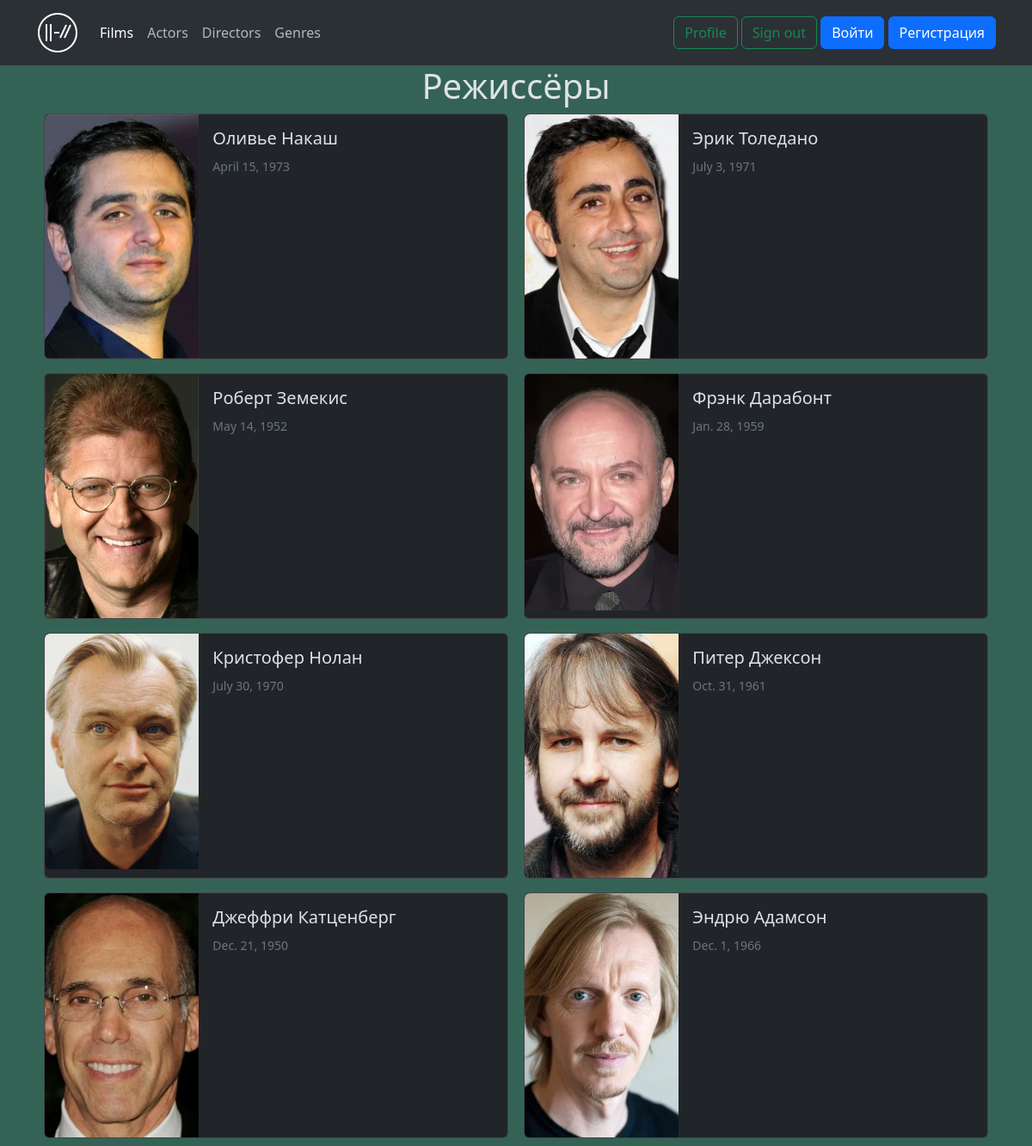
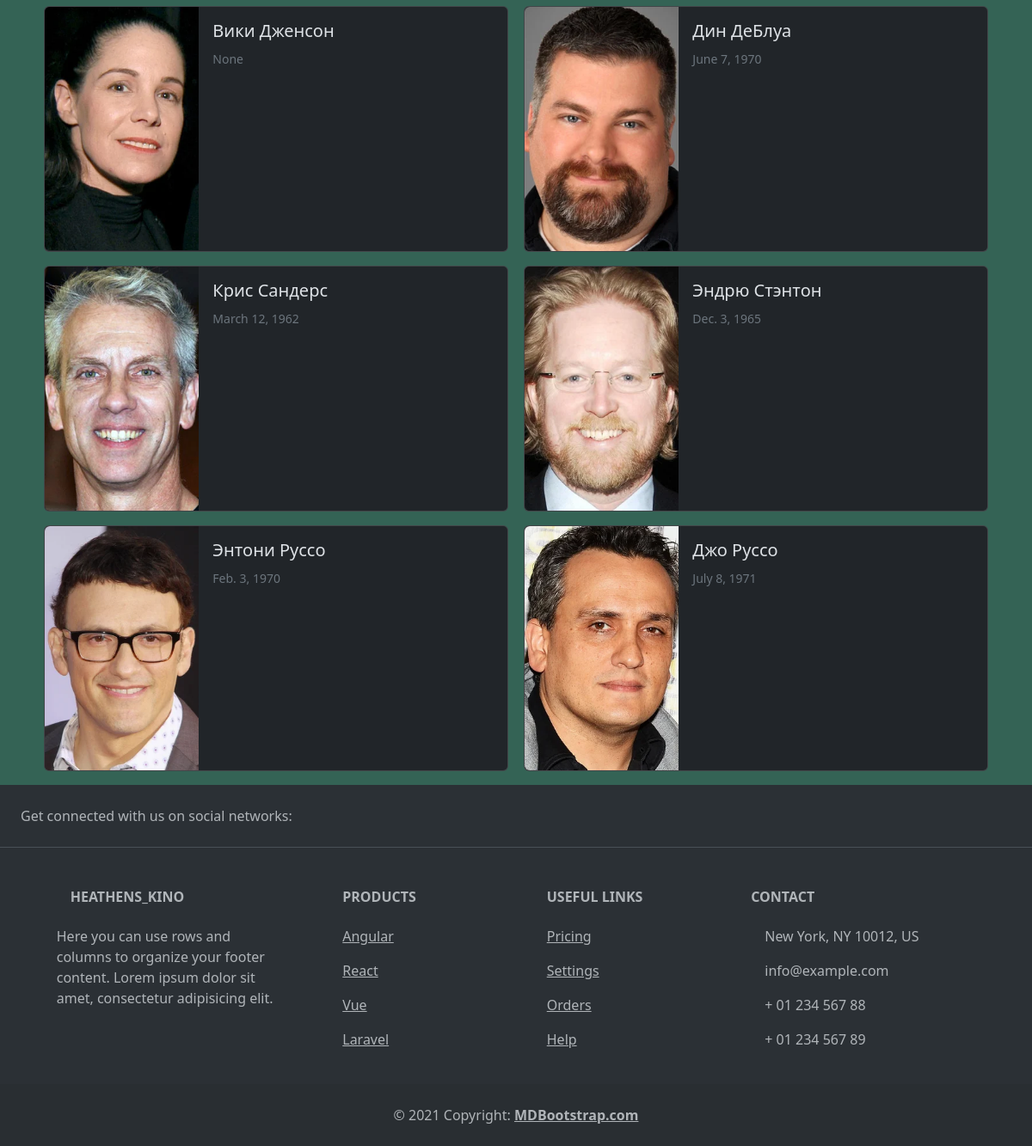
Page /director_list/ on the committed database (2 pictures, top to bottom).
### kinopoisk/models.py (models this page shows, shortened)
class MoviePerson(models.Model):
    class RoleType(models.TextChoices):
        ACTOR = 'actor', 'Actor'
        DIRECTOR = 'director', 'Director'
    name = models.CharField(max_length=255)
    birth_date = models.DateField(blank=True, null=True)
    photo = models.ImageField(
        upload_to="kinopoisk/images/person/photos/",
        blank=True, null=True)
    role = models.CharField(
        max_length=20, choices=RoleType.choices,
        blank=True, null=True)

### kinopoisk/views.py (the view)
# urls.py: path('director_list/', director_list, name='directors_list'),
def director_list(request):
    directors = MoviePerson.objects.filter(role = MoviePerson.RoleType.DIRECTOR)
    return render(request, 'kinopoisk/directors_list.html', {
        'persons': directors, 'title': 'Режиссёры'
    })

### kinopoisk/templates/kinopoisk/directors_list.html (shortened to what this page needs)
{% extends 'core/base.html' %}
{% block content %}
<div class="container">
  <h1 class='d-flex justify-content-center'>{{title}}</h1>
  <div class='d-flex flex-wrap justify-content-around'>
  {% for person in persons %}
      <div class="card mb-3" style="max-width: 540px;">
        <div class="row g-0">
          <div class="col-md-4">
            <img src="{{person.photo.url}}" class="img-fluid rounded-start" alt="..." style='width: 700px'>
          </div>
          <div class="col-md-8">
            <div class="card-body">
              <div class='d-flex flex-column justify-content-around'>
                <h5 class="card-title">{{person.name}}</h5>
              </div>
              <span class="text-secondary"><small>{{person.birth_date}}</small></span>
            </div>
          </div>
        </div>
      </div>
  {% endfor %}
  </div>
</div>
{% endblock %}

### core/templates/core/base.html (shortened to what this page needs)
{% load static %}
<!DOCTYPE html>
<html lang="en">
  <head>
    <link rel="stylesheet" href="https://cdn.jsdelivr.net/npm/bootstrap@5.3.3/dist/css/bootstrap.min.css">
    <link rel='stylesheet' href='{% static "core/css/style.css" %}'>
  </head>
  <body style='background-color: #346355;' data-bs-theme='dark'>
    {% include 'core/includes/header.html' %}
    {% block content %}
    {% endblock %}
    {% include 'core/includes/footer.html' %}
  </body>
</html>

### core/templates/core/includes/header.html (shortened to what this page needs)
{% load static %}
<nav class="navbar navbar-expand-lg bg-body-tertiary">
  <div class="container">
    <a class="navbar-brand" href="{% url 'main' %}">
      <img style='filter: invert(1);'
        src='{% static "core/img/21pilots.png" %}'
        alt=''>
    </a>
    <div class="collapse navbar-collapse" id="navbarSupportedContent">
      <ul class="navbar-nav me-auto mb-2 mb-lg-0">
        <li class="nav-item">
          <a class="nav-link active" aria-current="page" href="{% url 'main' %}">Films</a>
        </li>
        <li class="nav-item">
          <a class="nav-link" href="{% url 'actors_list' %}">Actors</a>
        </li>
        <li class="nav-item">
          <a class="nav-link" href="{% url 'directors_list' %}">Directors</a>
        </li>
        <li class="nav-item">
          <a class="nav-link" href="{% url 'genres_list' %}">Genres</a>
        </li>
      </ul>
      <div class="nav-item">
          <a class="btn btn-outline-success" href="{% url 'genres_list' %}">Profile</a>
          <a class="btn btn-outline-success" href="{% url 'genres_list' %}">Sign out</a>
          <button type="button" class="btn btn-primary" data-bs-toggle="modal" data-bs-target="#exampleModalIn">Войти</button>
          <button type="button" class="btn btn-primary" data-bs-toggle="modal" data-bs-target="#exampleModalReg">Регистрация</button>
      </div>
    </div>
  </div>
</nav>

### core/templates/core/includes/footer.html (shortened to what this page needs)
<footer class="text-center text-lg-start bg-body-tertiary text-muted">
  <section class="d-flex justify-content-center justify-content-lg-between p-4 border-bottom">
    <div class="me-5 d-none d-lg-block">
      <span>Get connected with us on social networks:</span>
    </div>
    <div>
    </div>
  </section>
  <section class="">
    <div class="container text-center text-md-start mt-5">
      <div class="row mt-3">
        <div class="col-md-3 col-lg-4 col-xl-3 mx-auto mb-4">
          <h6 class="text-uppercase fw-bold mb-4">
            Heathens_kino
          </h6>
          <p>
            Here you can use rows and columns to organize your footer content. Lorem ipsum
            dolor sit amet, consectetur adipisicing elit.
          </p>
        </div>
        <div class="col-md-2 col-lg-2 col-xl-2 mx-auto mb-4">
          <h6 class="text-uppercase fw-bold mb-4">
            Products
          </h6>
          <p>
            <a href="#!" class="text-reset">Angular</a>
          </p>
          <p>
            <a href="#!" class="text-reset">React</a>
          </p>
          <p>
            <a href="#!" class="text-reset">Vue</a>
          </p>
          <p>
            <a href="#!" class="text-reset">Laravel</a>
          </p>
        </div>
        <div class="col-md-3 col-lg-2 col-xl-2 mx-auto mb-4">
          <h6 class="text-uppercase fw-bold mb-4">
            Useful links
          </h6>
          <p>
            <a href="#!" class="text-reset">Pricing</a>
          </p>
          <p>
            <a href="#!" class="text-reset">Settings</a>
          </p>
          <p>
            <a href="#!" class="text-reset">Orders</a>
          </p>
          <p>
            <a href="#!" class="text-reset">Help</a>
          </p>
        </div>
        <div class="col-md-4 col-lg-3 col-xl-3 mx-auto mb-md-0 mb-4">
          <h6 class="text-uppercase fw-bold mb-4">Contact</h6>
          <p> New York, NY 10012, US</p>
          <p>
            info@example.com
          </p>
          <p> + 01 234 567 88</p>
          <p> + 01 234 567 89</p>
        </div>
      </div>
    </div>
  </section>
  <div class="text-center p-4" style="background-color: rgba(0, 0, 0, 0.05);">
    © 2021 Copyright:
    <a class="text-reset fw-bold" href="https://mdbootstrap.com/">MDBootstrap.com</a>
  </div>
</footer>

### rows in the picture
MoviePerson: photo (picture), name "Оливье Накаш", birth_date "April 15, 1973"
MoviePerson: photo (picture), name "Эрик Толедано", birth_date "July 3, 1971"
MoviePerson: shows a picture, name "Роберт Земекис", birth_date "May 14, 1952"
MoviePerson: shows a picture, name "Фрэнк Дарабонт", birth_date "Jan. 28, 1959"
MoviePerson: shows a picture, name "Кристофер Нолан", birth_date "July 30, 1970"
MoviePerson: shows a picture, name "Питер Джексон", birth_date "Oct. 31, 1961"
MoviePerson: shows a picture, name "Джеффри Катценберг", birth_date "Dec. 21, 1950"
MoviePerson: shows a picture, name "Эндрю Адамсон", birth_date "Dec. 1, 1966"
MoviePerson: shows a picture, name "Вики Дженсон", birth_date "None"
MoviePerson: shows a picture, name "Дин ДеБлуа", birth_date "June 7, 1970"
MoviePerson: shows a picture, name "Крис Сандерс", birth_date "March 12, 1962"
MoviePerson: shows a picture, name "Эндрю Стэнтон", birth_date "Dec. 3, 1965"
MoviePerson: shows a picture, name "Энтони Руссо", birth_date "Feb. 3, 1970"
MoviePerson: shows a picture, name "Джо Руссо", birth_date "July 8, 1971"

### other values in the picture
{{ title }} "Режиссёры"
